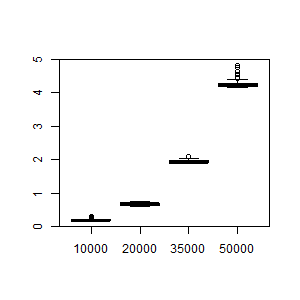

Source code (R):
v <- c(10000,20000,35000,50000)
veces <- length(v)
tiempsec <- data.frame()

for(e in 1:veces){
library(testit) # para pruebas, recuerda instalar antes de usar
k <- v[e]
n <- k*30
originales <- rnorm(k)
cumulos <- originales - min(originales) + 1
cumulos <- round(n * cumulos / sum(cumulos))
assert(min(cumulos) > 0)
diferencia <- n - sum(cumulos)
if (diferencia > 0) {
  for (i in 1:diferencia) {
    p <- sample(1:k, 1)
    cumulos[p] <- cumulos[p] + 1
  }
} else if (diferencia < 0) {
  for (i in 1:-diferencia) {
    p <- sample(1:k, 1)
    if (cumulos[p] > 1) {
      cumulos[p] <- cumulos[p] - 1
    }
  }
}
assert(length(cumulos[cumulos == 0]) == 0) # que no haya vacios
assert(sum(cumulos) == n)
c <- median(cumulos) # tamanio critico de cumulos
d <- sd(cumulos) / 4 # factor arbitrario para suavizar la curva
rotura <- function(x) {
  return (1 / (1 + exp((c - x) / d)))
}
union <- function(x) {
  return (exp(-x / c))
}
romperse <- function(tam, cuantos) {
  romper <- round(rotura(tam) * cuantos) # independientes
  resultado <- rep(tam, cuantos - romper) # los demas
  if (romper > 0) {
    for (cumulo in 1:romper) { # agregar las rotas
      t <- 1
      if (tam > 2) { # sample no jala con un solo valor
        t <- sample(1:(tam-1), 1)
      }
      resultado <- c(resultado, t, tam - t)
    }
  }
  assert(sum(resultado) == tam * cuantos) # no hubo perdidas
  return(resultado)
}
unirse <- function(tam, cuantos) {
  unir <- round(union(tam) * cuantos) # independientes
  if (unir > 0) {
    division <- c(rep(-tam, unir), rep(tam, cuantos - unir))
    assert(sum(abs(division)) == tam * cuantos)
    return(division)
  } else {
    return(rep(tam, cuantos))
  }
}
freq <- as.data.frame(table(cumulos))
names(freq) <- c("tam", "num")
freq$tam <- as.numeric(levels(freq$tam))[freq$tam]
duracion <- 100
digitos <- floor(log(duracion, 10)) + 1
##########tiempos##########

for (paso in 1:duracion) {
  a <- Sys.time()
  assert(sum(cumulos) == n)
  cumulos <- integer()
  for (i in 1:dim(freq)[1]) { # fase de rotura
    urna <- freq[i,]
    if (urna$tam > 1) { # no tiene caso romper si no se puede
      cumulos <- c(cumulos, romperse(urna$tam, urna$num))
    } else {
      cumulos <- c(cumulos, rep(1, urna$num))
    }
  }
  assert(sum(cumulos) == n)
  assert(length(cumulos[cumulos == 0]) == 0) # que no haya vacios
  freq <- as.data.frame(table(cumulos)) # actualizar urnas
  names(freq) <- c("tam", "num")
  freq$tam <- as.numeric(levels(freq$tam))[freq$tam]
  assert(sum(freq$num * freq$tam) == n)
  cumulos <- integer()
  for (i in 1:dim(freq)[1]) { # fase de union
    urna <- freq[i,]
    cumulos <- c(cumulos, unirse(urna$tam, urna$num))
  }
  assert(sum(abs(cumulos)) == n)
  assert(length(cumulos[cumulos == 0]) == 0) # que no haya vacios
  juntarse <- -cumulos[cumulos < 0]
  cumulos <- cumulos[cumulos > 0]
  assert(sum(cumulos) + sum(juntarse) == n)
  nt <- length(juntarse)
  if (nt > 0) {
    if (nt > 1) {
      juntarse <- sample(juntarse)
      for (i in 1:floor(nt / 2) ) {
        cumulos <- c(cumulos, juntarse[2*i-1] + juntarse[2*i])
      }
    }
    if (nt %% 2 == 1) {
      cumulos <- c(cumulos, juntarse[nt])
    }
  }
  assert(sum(cumulos) == n)
  freq <- as.data.frame(table(cumulos))
  names(freq) <- c("tam", "num")
  freq$tam <- as.numeric(levels(freq$tam))[freq$tam]
  assert(sum(freq$num * freq$tam) == n)
  tl <- paste(paso, "", sep="")
  while (nchar(tl) < digitos) {
    tl <- paste("0", tl, sep="")
  }
  b <- Sys.time()
  ti <- c(a,b)
  tie <- diff(ti,units="secs")
  tiempsec <- rbind(tiempsec,c(k,tie))
}
}

tipos <- rep("NoParalelo",veces*duracion)
tiempsec <-cbind(tiempsec,tipos)
colnames(tiempsec) <- c("k","Tiempos","Tipo")
write.csv(tiempsec,file="Stiempos.csv")
png(paste("noparalelo.png", sep=""), width=300, height=300)
boxplot(tiempsec$Tiempos~tiempsec$k)
graphics.off()
